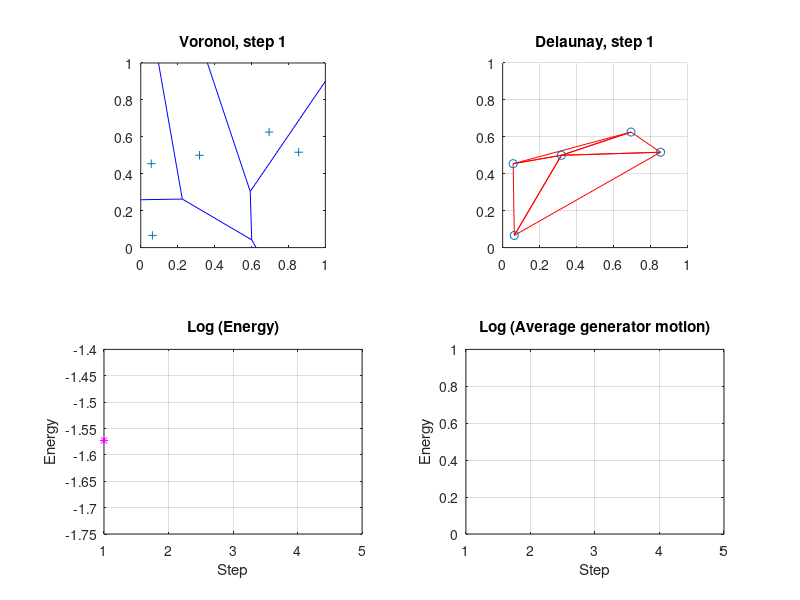

This chart was generated by the following MATLAB code: (Note: this script raises an error after producing the figure.)
function cvt_2d_sampling ( g_num, it_num, s_num )

%*****************************************************************************80
%
%% CVT_2D_SAMPLING carries out the Lloyd algorithm in a 2D unit box.
%
%  Discussion:
%
%    This program is a variation of the CVT_2D_LLOYD method.
%
%    Instead of using an exact technique to determine the Voronoi
%    regions, it uses sampling.
%
%  Licensing:
%
%    This code is distributed under the GNU LGPL license.
%
%  Modified:
%
%    28 May 2011
%
%  Author:
%
%    John Burkardt
%
%  Parameters:
%
%    Input, integer G_NUM, the number of generators.
%    A value of 50 is reasonable.
%
%    Input, integer IT_NUM, the number of CVT iterations.
%    A value of 20 or 50 might be reasonable.
%
%    Input, integer S_NUM, the number of sample points to use
%    when estimating the Voronoi regions.
%    A value of 1,000 is too low.  A value of 1,000,000 is somewhat high.
%
  timestamp ( );
  fprintf ( 1, '\n' );
  fprintf ( 1, 'CVT_2D_SAMPLING\n' );
  fprintf ( 1, '  MATLAB version\n' );
  fprintf ( 1, '  Use sampling to approximate Lloyd''s algorithm\n' );
  fprintf ( 1, '  in the 2D unit square.\n' );

  if ( nargin < 1 )
    g_num = input ( '  Enter number of generators: ' );
  end

  if ( nargin < 2 ) 
    it_num = input ( '  Enter number of iterations: ' );
  end

  if ( nargin < 3 ) 
    s_num = input ( '  Enter number of sample points: ' );
  end

  fprintf ( 1, '\n' );
  fprintf ( 1, '  Number of generators is %d\n', g_num );
  fprintf ( 1, '  Number of iterations is %d\n', it_num );
  fprintf ( 1, '  Number of samples is %d\n', s_num );
%
%  Initialize the generators.
%
  g = rand ( 2, g_num );
%
%  Carry out the iteration.
%
  step = 1 : it_num;
  e = nan ( it_num, 1 );
  gm = nan ( it_num, 1 );

  for it = 1 : it_num
%
%  Compute the Delaunay triangle information T for the current nodes.
%
    t = delaunay ( g(1,:), g(2,:) );
%
%  Display the Voronoi cells.
%
    subplot ( 2, 2, 1 );    
    voronoi ( g(1,:), g(2,:), t );
    title_string = sprintf ( 'Voronoi, step %d', it );
    title ( title_string );
    axis equal
    axis ( [  0.0, 1.0, 0.0, 1.0 ] )
    axis square
    drawnow
%
%  Display the Delaunay triangulation.
%
    subplot ( 2, 2, 2 );
    trimesh ( t, g(1,:), g(2,:), zeros(g_num,1), 'EdgeColor', 'r' )
    hold on
    scatter ( g(1,:), g(2,:), 'k.' )
    title_string = sprintf ( 'Delaunay, step %d', it );
    title ( title_string );
    axis ( [  0.0, 1.0, 0.0, 1.0 ] )
    axis square
    view ( 2 )
    hold off
%
%  Generate sample points.
%  New option for fixed grid sampling.
%
    if ( 0 )
      s = rand ( 2, s_num );
    else
      s2 = floor ( sqrt ( s_num ) );
      s2 = max ( s2, 2 );
      s_num = s2 * s2;
      [ sx, sy ] = meshgrid ( linspace ( 0.0, 1.0, s2 ) );
      sx = reshape ( sx, 1, s2 * s2 );
      sy = reshape ( sy, 1, s2 * s2 );
      s = [ sx; sy ];
    end
%
%  For each sample point, find K, the index of the nearest generator.
%  We do this efficiently by using the Delaunay information with
%  Matlab's DSEARCH command, rather than a brute force nearest neighbor
%  computation.
%  
    k(1:s_num,1) = dsearch ( g(1,:), g(2,:), t, s(1,:), s(2,:) );

    m(1,:) = accumarray ( k, ones(s_num,1) );

    g_new(1,:) = accumarray ( k, s(1,:) ) ./ m(1,:)';
    g_new(2,:) = accumarray ( k, s(2,:) ) ./ m(1,:)';
%
%  Compute the energy.
%
    e(it,1) = sum ( ( s(1,:) - g(1,k(:,1)) ).^2 ...
                  + ( s(2,:) - g(2,k(:,1)) ).^2 ) / s_num;
%
%  Display the energy.
%
    subplot ( 2, 2, 3 )
    plot ( step, log ( e ), 'm-*' )
    title ( 'Log (Energy)' )
    xlabel ( 'Step' )
    ylabel ( 'Energy' )
    grid
%
%  Compute the generator motion.
%
    gm(it,1) = sum ( ( g_new(1,:) - g(1,:) ).^2 ...
                   + ( g_new(2,:) - g(2,:) ).^2 ) / g_num;
%
%  Display the generator motion.
%
    subplot ( 2, 2, 4 )
    plot ( step, log ( gm ), 'm-*' )
    title ( 'Log (Average generator motion)' )
    xlabel ( 'Step' )
    ylabel ( 'Energy' )
    grid
%
%  Continue?
%
    s = input ( 'RETURN, or Q to quit: ', 's' );

    if ( s == 'q' | s == 'Q' )
      break
    end
%
%  Update the generators.
%
    g = g_new;

  end
%
%  Terminate.
%
  fprintf ( 1, '\n' );
  fprintf ( 1, 'CVT_2D_SAMPLING\n' );
  fprintf ( 1, '  Normal end of execution.\n' );

  fprintf ( 1, '\n' );
  timestamp ( );

  return
end
function timestamp ( )

%*****************************************************************************80
%
%% TIMESTAMP prints the current YMDHMS date as a timestamp.
%
%  Licensing:
%
%    This code is distributed under the GNU LGPL license.
%
%  Modified:
%
%    14 February 2003
%
%  Author:
%
%    John Burkardt
%
  t = now;
  c = datevec ( t );
  s = datestr ( c, 0 );
  fprintf ( 1, '%s\n', s );

  return
end
